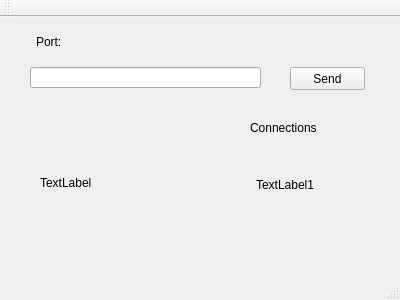
<?xml version="1.0" encoding="UTF-8"?>
<ui version="4.0">
 <class>MainWindow</class>
 <widget class="QMainWindow" name="MainWindow">
  <property name="geometry">
   <rect>
    <x>0</x>
    <y>0</y>
    <width>400</width>
    <height>300</height>
   </rect>
  </property>
  <property name="windowTitle">
   <string>MainWindow</string>
  </property>
  <widget class="QWidget" name="centralWidget">
   <widget class="QLineEdit" name="lineEdit_toSend">
    <property name="geometry">
     <rect>
      <x>30</x>
      <y>50</y>
      <width>231</width>
      <height>21</height>
     </rect>
    </property>
   </widget>
   <widget class="QPushButton" name="pushButton">
    <property name="geometry">
     <rect>
      <x>290</x>
      <y>50</y>
      <width>75</width>
      <height>23</height>
     </rect>
    </property>
    <property name="text">
     <string>Send</string>
    </property>
   </widget>
   <widget class="QLabel" name="label_port">
    <property name="geometry">
     <rect>
      <x>36</x>
      <y>9</y>
      <width>131</width>
      <height>31</height>
     </rect>
    </property>
    <property name="text">
     <string>Port: </string>
    </property>
   </widget>
   <widget class="QLabel" name="label_received">
    <property name="geometry">
     <rect>
      <x>40</x>
      <y>90</y>
      <width>131</width>
      <height>151</height>
     </rect>
    </property>
    <property name="text">
     <string>TextLabel</string>
    </property>
   </widget>
   <widget class="QLabel" name="label_con">
    <property name="geometry">
     <rect>
      <x>250</x>
      <y>100</y>
      <width>81</width>
      <height>21</height>
     </rect>
    </property>
    <property name="text">
     <string>Connections</string>
    </property>
   </widget>
   <widget class="QLabel" name="label_connected">
    <property name="geometry">
     <rect>
      <x>256</x>
      <y>132</y>
      <width>101</width>
      <height>71</height>
     </rect>
    </property>
    <property name="text">
     <string>TextLabel1</string>
    </property>
   </widget>
  </widget>
  <widget class="QMenuBar" name="menuBar">
   <property name="geometry">
    <rect>
     <x>0</x>
     <y>0</y>
     <width>400</width>
     <height>21</height>
    </rect>
   </property>
  </widget>
  <widget class="QToolBar" name="mainToolBar">
   <attribute name="toolBarArea">
    <enum>TopToolBarArea</enum>
   </attribute>
   <attribute name="toolBarBreak">
    <bool>false</bool>
   </attribute>
  </widget>
  <widget class="QStatusBar" name="statusBar"/>
 </widget>
 <layoutdefault spacing="6" margin="11"/>
 <resources/>
 <connections/>
</ui>
